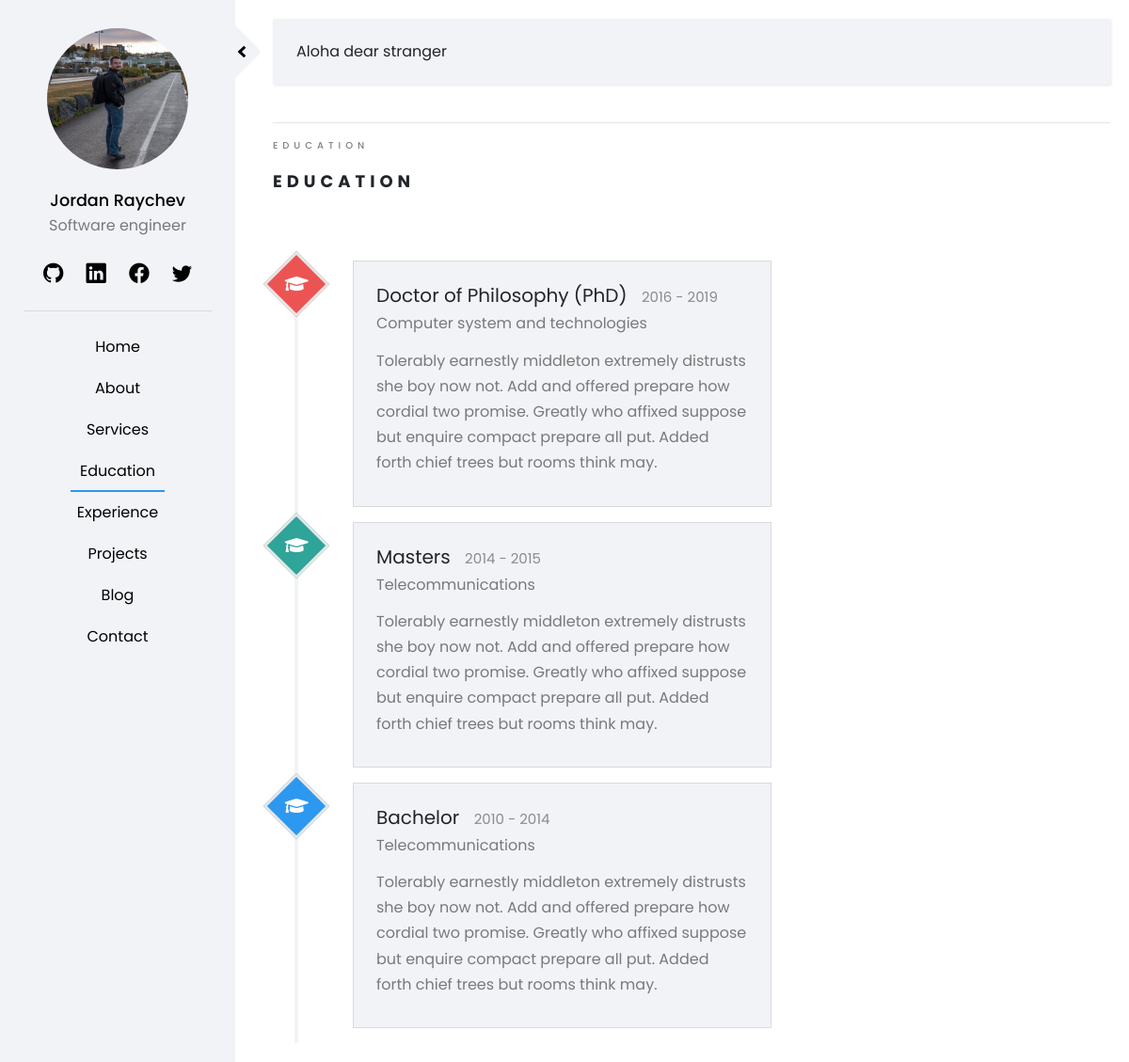
Screenshot of /pages/education/ with the database file from the repository.
### staticpages/models.py (models this page shows)
class Education(models.Model):
    degree_name = models.CharField(max_length=50)
    degree_field = models.CharField(max_length=50)
    degree_year = models.CharField(max_length=50)
    degree_description = models.TextField(max_length=300)

### staticpages/views.py (the view)
# urls.py: path('education/', EducationView.as_view(), name='education'),
class EducationView(TemplateView):
    template_name = 'staticpages/education.html'
    def get_context_data(self, **kwargs):
        context =  super(EducationView,self).get_context_data(**kwargs)
        educations = Education.objects.all()
        context['educations'] = educations
        return context

### templates/staticpages/education.html (shortened to what this page needs)
{% extends 'home/base.html' %}
{% load crispy_forms_tags %}
{% load static %}
{% block content %}
<div class = "row">
    <div class = "col-sm-12">
        <span class="heading-meta">Education</span>
        <h2 class="heading">Education</h2>
    </div>
</div>
<div class = "container-fluid timeline-container">
    {% for education in educations %}
    <div class="row">
        <div class="timeline-circle timeline-badge-{{ forloop.counter }} fadeInUp-{{ forloop.counter }}">
            <i class="timeline-icon fas fa-graduation-cap"></i>
        </div>
        <div class = "timeline-box fadeInRight-{{ forloop.counter }}">
            <h4> {{ education.degree_name }} <span> {{ education.degree_year }} </span></h4>
            <h3> {{ education.degree_field }} </h3>
            <p>
                {{ education.degree_description }}
            </p>
        </div>
    </div>
    {% endfor %}
</div>
{% endblock %}

### static/css/style.css (style rules this page uses)
:root { --main-color: rgb(242, 243, 247); --main-color-darker: rgb(230, 230, 230); --red-color: #ec5453; --green-color: #2fa499; --blue-color: #2c98f0; --darker-blue-color: #4054b2; --white-color: #ffffff; --yellow-color: #f9bf3f; --purple-color: #a84cb8; --border-color: rgba(0, 0, 0, 0.1); --black-color: rgba(0,0,0); --p-color: rgba(0, 0, 0, 0.5); --box-shadow: rgba(0, 0, 0, 0.2); --black-075: rgba(0, 0, 0, 0.75); }
body { font-family: 'Poppins', sans-serif; background: var(--white-color); }
p { font-family: 'Poppins', sans-serif; font-size: 1em; font-weight: 400; line-height: 1.7em; color: var(--p-color); }
.heading-meta { margin-bottom: 15px; display: block; font-size: 10px; text-transform: uppercase; color: var(--p-color); font-weight: 500; letter-spacing: 5px; }
.heading { font-size: 18px; margin-bottom: 2em; font-weight: 700; text-transform: uppercase; letter-spacing: 5px; line-height: 1.8; position: relative; }
.timeline-box { width: 762px; background-color: var(--main-color); padding: 1.5em; border: 1px solid var(--border-color); box-shadow: 0px 0px 5px -4px var(--border-color); margin-bottom: 1em; opacity: 0; margin-left: 10%; position: relative; width: 50%; float: left; }
.timeline-box h4, .timeline-panel h4 { font-size: 1.25em; font-weight: 400; }
.timeline-box h3 { font-size: 1em; font-weight: 400; color: var(--p-color); }
.timeline-box h4 span, .timeline-panel h4 span { padding-left: 10px; opacity: 0.5; font-size: 0.75em; }
.timeline-box p { font-size: 1em; margin-top: 1em; margin-bottom: 0.5em; color: var(--p-color); }
.timeline-circle { width: 50px; height: 50px; background-color: var(--blue-color); margin-right: 35px; text-align: center; line-height: 47px; transform: rotate(45deg); border: 3px solid var(--main-color-darker); position: relative; margin-bottom: 50px; bottom: -500px; }
.timeline-container { position: relative; margin-top: 2em; }
.timeline-container:before { content: ''; position: absolute; display: block; width: 4px; background-color: var(--main-color); margin-left: 7.5px; height: 100%; }
.timeline-icon { font-size: 1.25em; color: var(--white-color); transform: rotate(-45deg); }
.timeline-badge-1 { background-color: var(--red-color); }
.timeline-badge-2 { background-color: var(--green-color); }
.timeline-badge-3 { background-color: var(--blue-color); }
.blog-box, .work-box, .service-box, .timeline-box, .quote-box { opacity: 0; }

### rows the page displays
Education: degree_name "Doctor of Philosophy (PhD)", degree_year "2016 - 2019", degree_field "Computer system and technologies", degree_description "Tolerably earnestly middleton extremely distrusts she boy now not. Add and offered prepare how cordial two promise. Greatly who affixed suppose but enquire compact prepare all put. Added forth chief trees but rooms think may."
Education: degree_name "Masters", degree_year "2014 - 2015", degree_field "Telecommunications", degree_description "Tolerably earnestly middleton extremely distrusts she boy now not. Add and offered prepare how cordial two promise. Greatly who affixed suppose but enquire compact prepare all put. Added forth chief trees but rooms think may."
Education: degree_name "Bachelor", degree_year "2010 - 2014", degree_field "Telecommunications", degree_description "Tolerably earnestly middleton extremely distrusts she boy now not. Add and offered prepare how cordial two promise. Greatly who affixed suppose but enquire compact prepare all put. Added forth chief trees but rooms think may."
